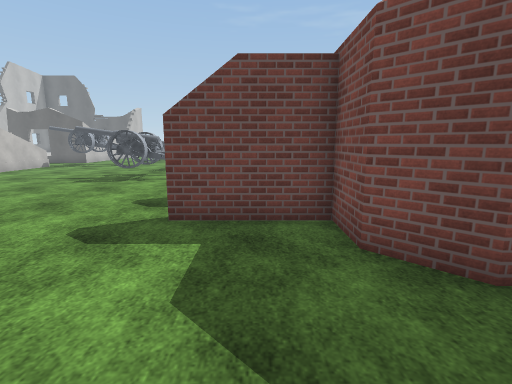
view 1 (above)

24 first-person views from a walk through a 3-D level made in the Unity game engine. The camera is 1.5 m above the floor, tilts 10° down and sees 85° across. The floor is counted in squares, 1 m on a side. Each view is taken from the middle of a square. On the plan, view 1 faces up. The plan holds only what a view shows up to about 14 squares ahead; the rest is blank. The place goes on beyond the plan. Surface patterns are stand-ins for the level's own textures.

view 2
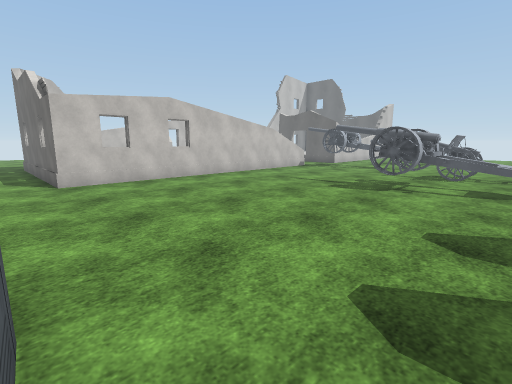

view 3
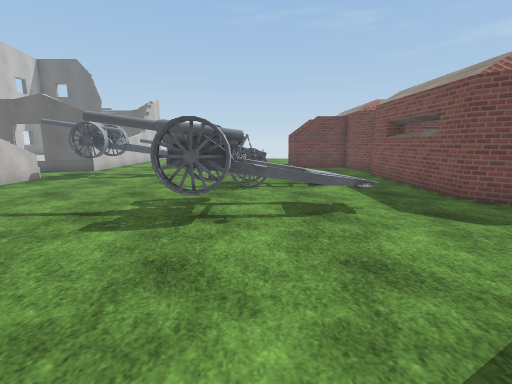

view 4
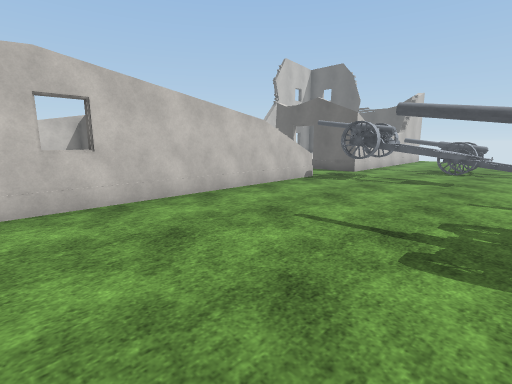

view 5
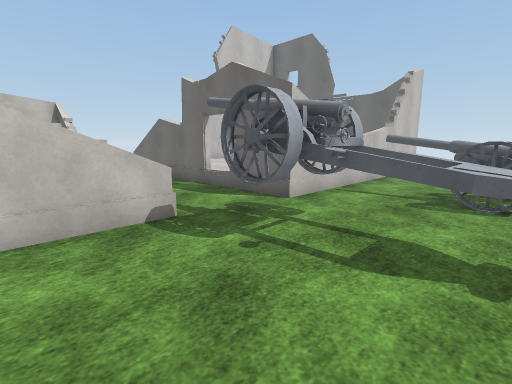

view 6
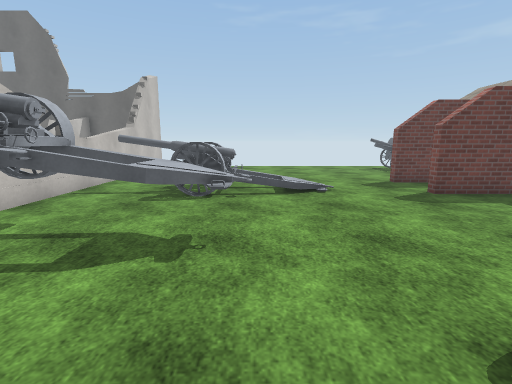

view 7
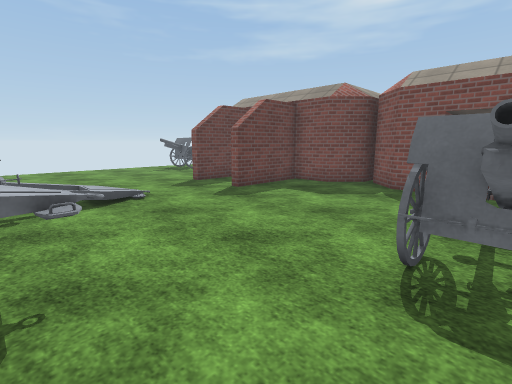

view 8
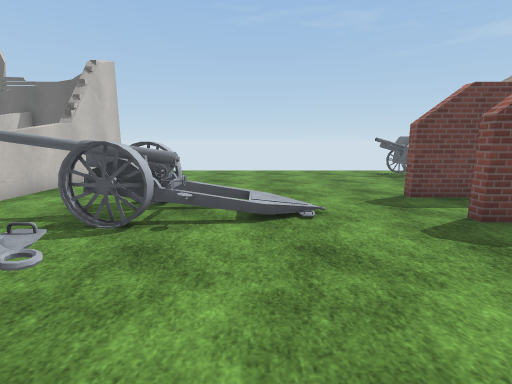

view 9
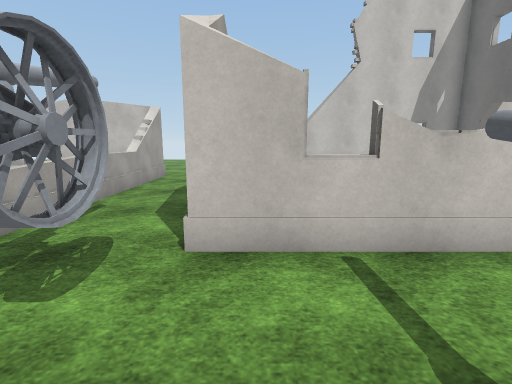

view 10
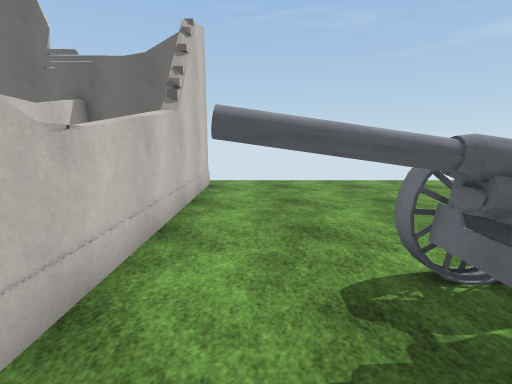

view 11
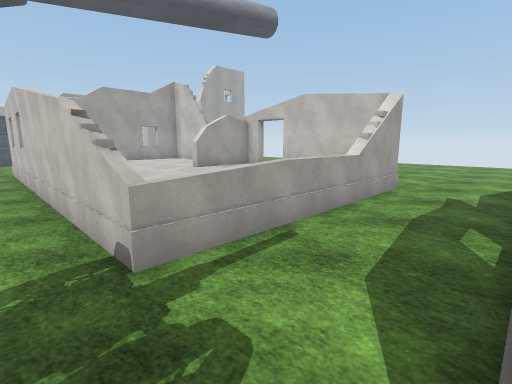

view 12
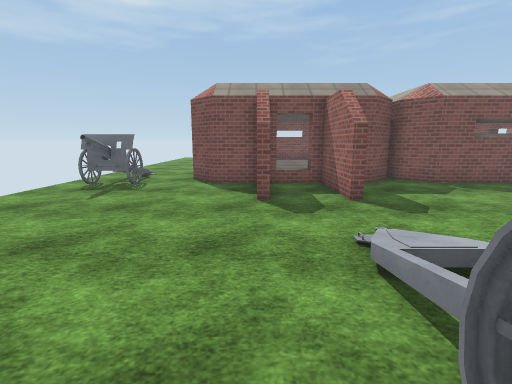

view 13
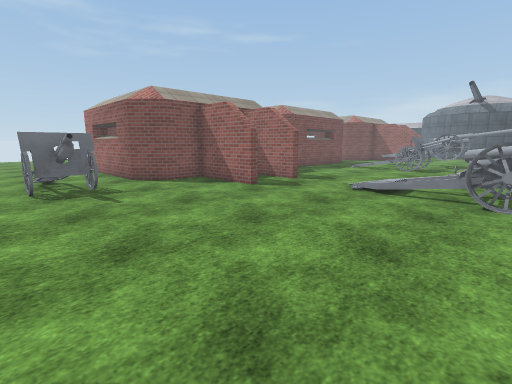

view 14
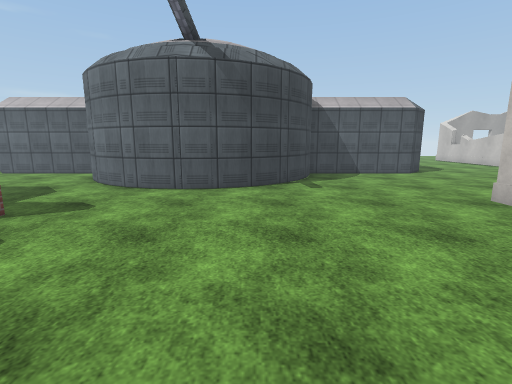

view 15
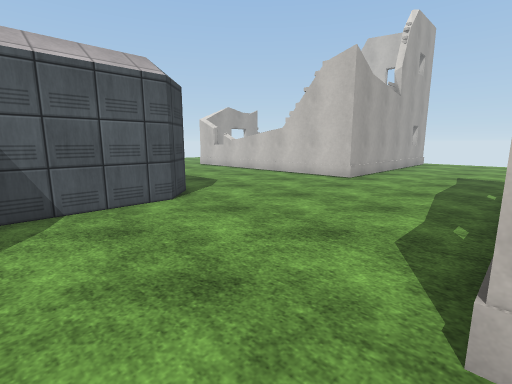

view 16
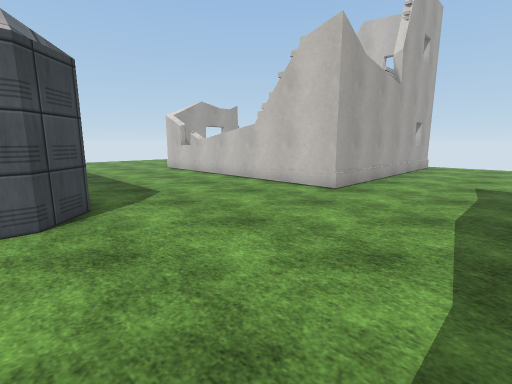

view 17
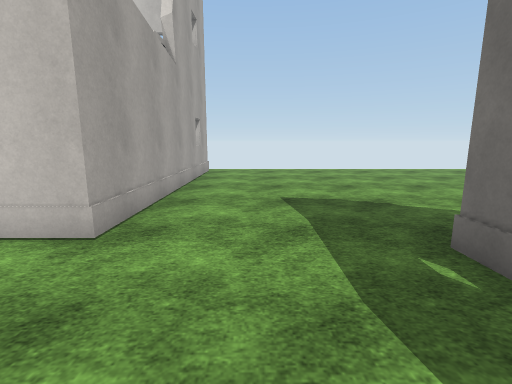

view 18
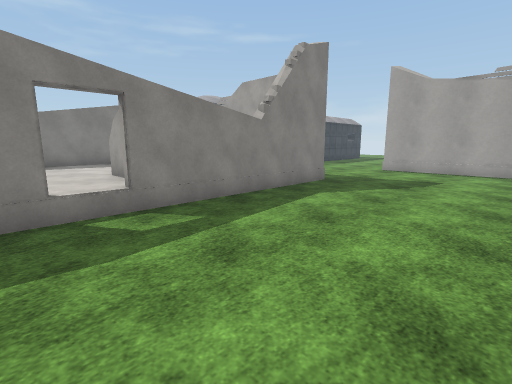

view 19
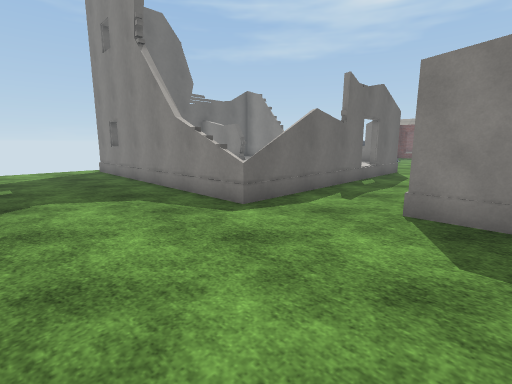

view 20
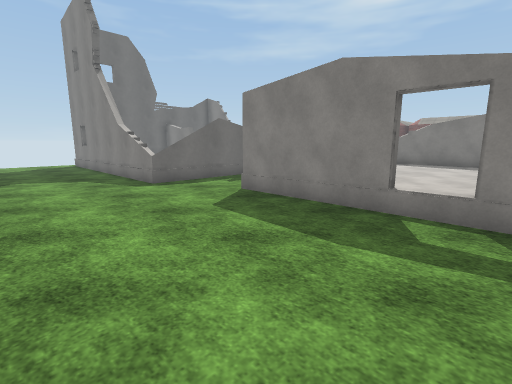

view 21
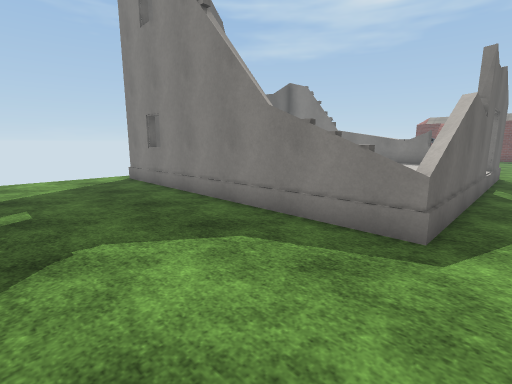

view 22
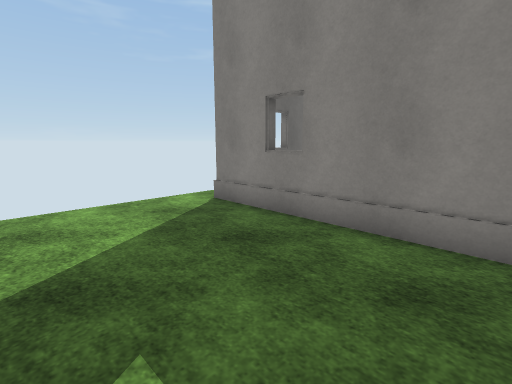

view 23
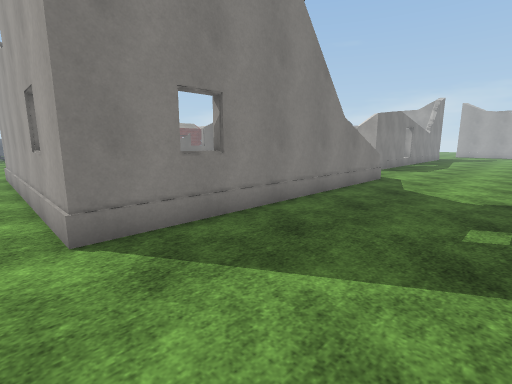

view 24
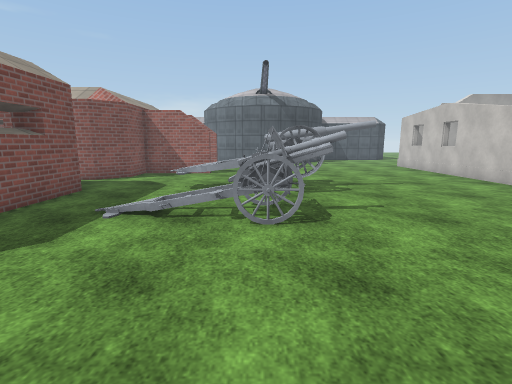

### Floor plan
Key: @ floor where view 1 was taken; # wall or solid block; x gap in a wall; . main floor; : floor 0.5 m higher than the main floor; / step, stairs or slope; H house; O other object.
Columns run from 28 left of view 1 to 6 right of it. Each row starts with its distance up from view 1.
 33 ............   ...................
 32 .....HHHHHHHHHHH.............OO...
 31 .....H     H   H............OOO..
 30 .....H     H   H.............O.....
 29 .....H     H   H...................
 28 .....H     H   H..............#####
 27 .....H         H..............#
 26 .....H         H...........####
 25 .....H         H...OO.........:::
 24 .....H         H.OOOO///......x::
 23 .....H         H...OO......####
 22 .....H         H..............#
 21 .....HHHHHHH/HHH..............##
 20 ................OOOOO.........#
 19 ................OOOOOO........#
 18 ......HHHHHHHHH.OOO...........#
 17 ......HHHH    HH.......OO.....#
 16 ......HH      HH......OOO.....#
 15 ......HH      HH.......OO.....#
 14 ......HH      HH......OO......#
 13 ....../       HH......OOOOOO..#
 12 ....../       HH......OOOOO....
 11 ......HHHH    HH...............#
 10 ......HH      HH..............##
  9 ......HH      HH..............#
  8 ......H       HH...........####
  7 ......H        H...........
  6 ......H        H...........
  5 ......H        H...........####
  4 ......HHHHHHHHHH..............#
  3 ..............................##
  2 ......................####.....
  1 ....................###  ###...
  0 ...................##      #@...
 -1 ...................#         ....
 -2 HHHHHHH............#         .....
 -3       H......#######         ######
 -4       H.....##

Where each view was taken, in squares from view 1:
view 1: 0 up, 0 right, facing up
view 2: 2 up, 2 left, facing up-left
view 3: 6 up, 4 left, facing up
view 4: 7 up, 6 left, facing up-left
view 5: 15 up, 8 left, facing up-left
view 6: 15 up, 7 left, facing up
view 7: 16 up, 8 left, facing up-right
view 8: 18 up, 6 left, facing up
view 9: 22 up, 9 left, facing left
view 10: 22 up, 11 left, facing up
view 11: 21 up, 12 left, facing down-left
view 12: 26 up, 9 left, facing right
view 13: 33 up, 9 left, facing down-right
view 14: 11 up, 7 left, facing down
view 15: 4 up, 11 left, facing down-left
view 16: 3 up, 14 left, facing down-left
view 17: 1 up, 18 left, facing left
view 18: 14 up, 28 left, facing down-right
view 19: 16 up, 28 left, facing up-right
view 20: 11 up, 28 left, facing up-right
view 21: 20 up, 28 left, facing up-right
view 22: 26 up, 28 left, facing up-right
view 23: 33 up, 28 left, facing down-right
view 24: 22 up, 4 left, facing down
